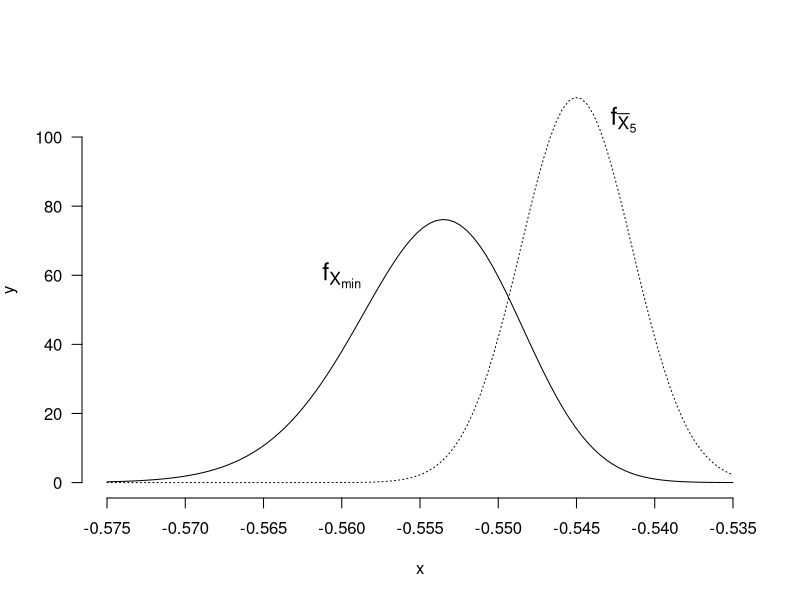

Generate this figure with R:
# TODO: Add comment
# 
# Author: ortellic
###############################################################################

pdf(file="confrontoFxMinFxMedio.pdf")
fx <- function(x) {
	dnorm(x,mean=-0.545,sd=0.008/sqrt(5))
}

fMin <- function(x) {
	sigma=0.008
	mu = -0.545
	F <- pnorm(x,mean=mu,sd=sigma)
	5*(1-F)^4*dnorm(x,mean=mu,sd=sigma)
}

x <- seq(-0.575,-0.535,length.out = 100)
y1 <- fx(x)
yMin <- fMin(x)
		
plot(x,y1,type="l",
		ylab=expression(y),lty=3
		,axes=FALSE,
		xlim=c(-0.575,-0.535)
)
lines(x,yMin)

Axis(at=seq(-0.575,-0.535,by=0.005),side=1)
Axis(side=2,las=1)
text(-0.542,105,expression(f[bar(X)[5]]),cex=1.5)
text(-0.56,60,expression(f[X[min]]),cex=1.5)


dev.off()
